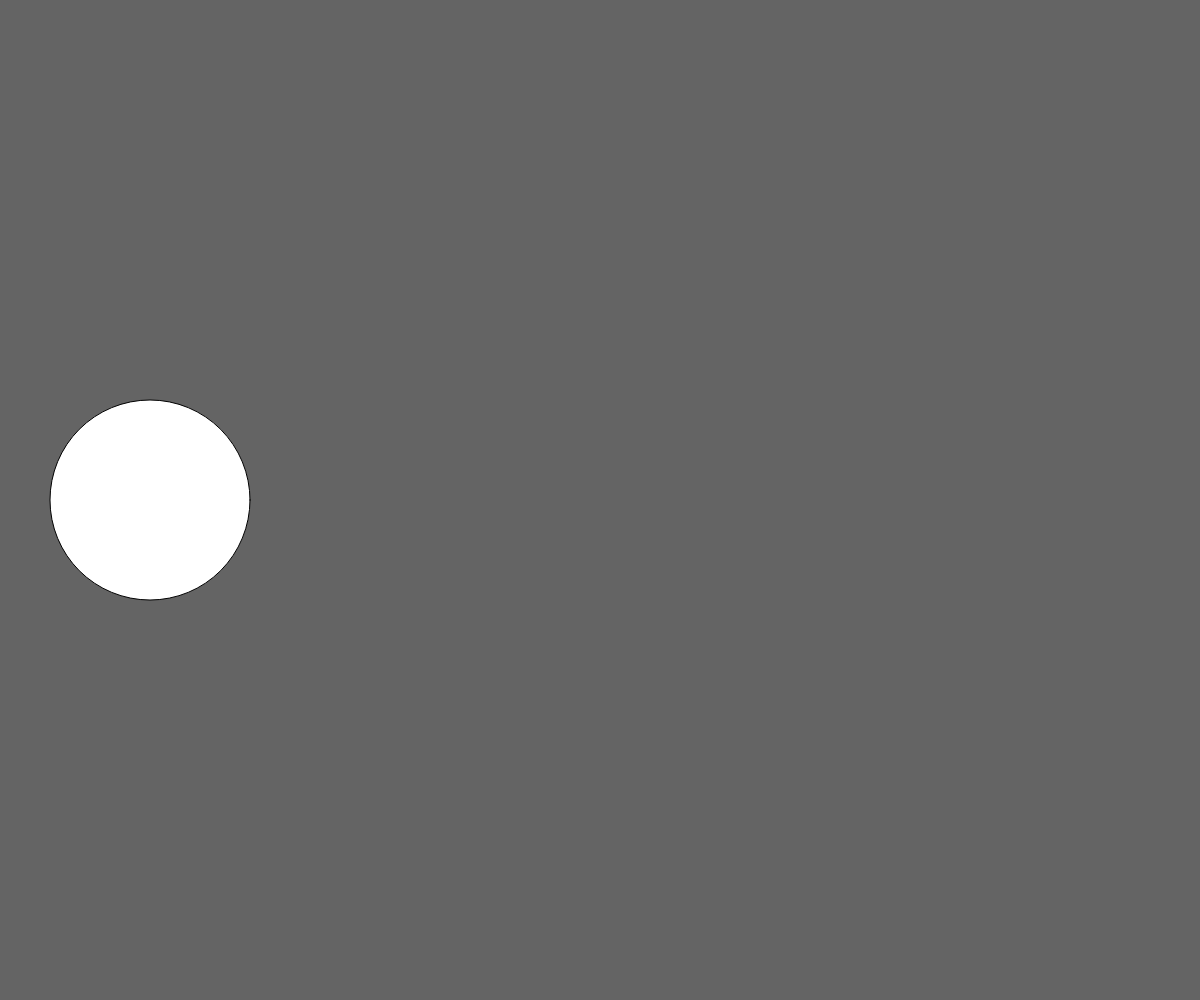
Frame 1 (no input)
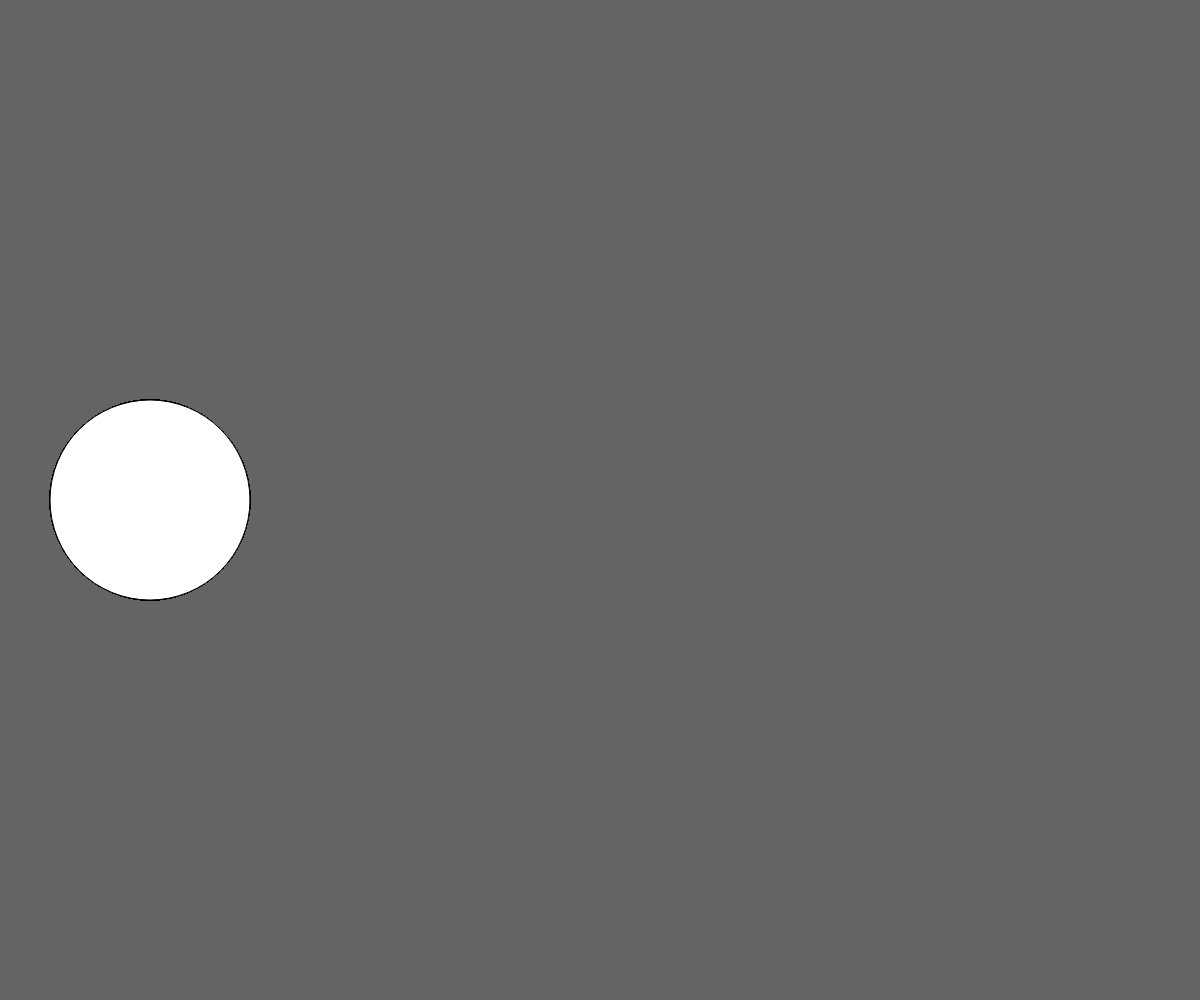
Frame 60 (no input)
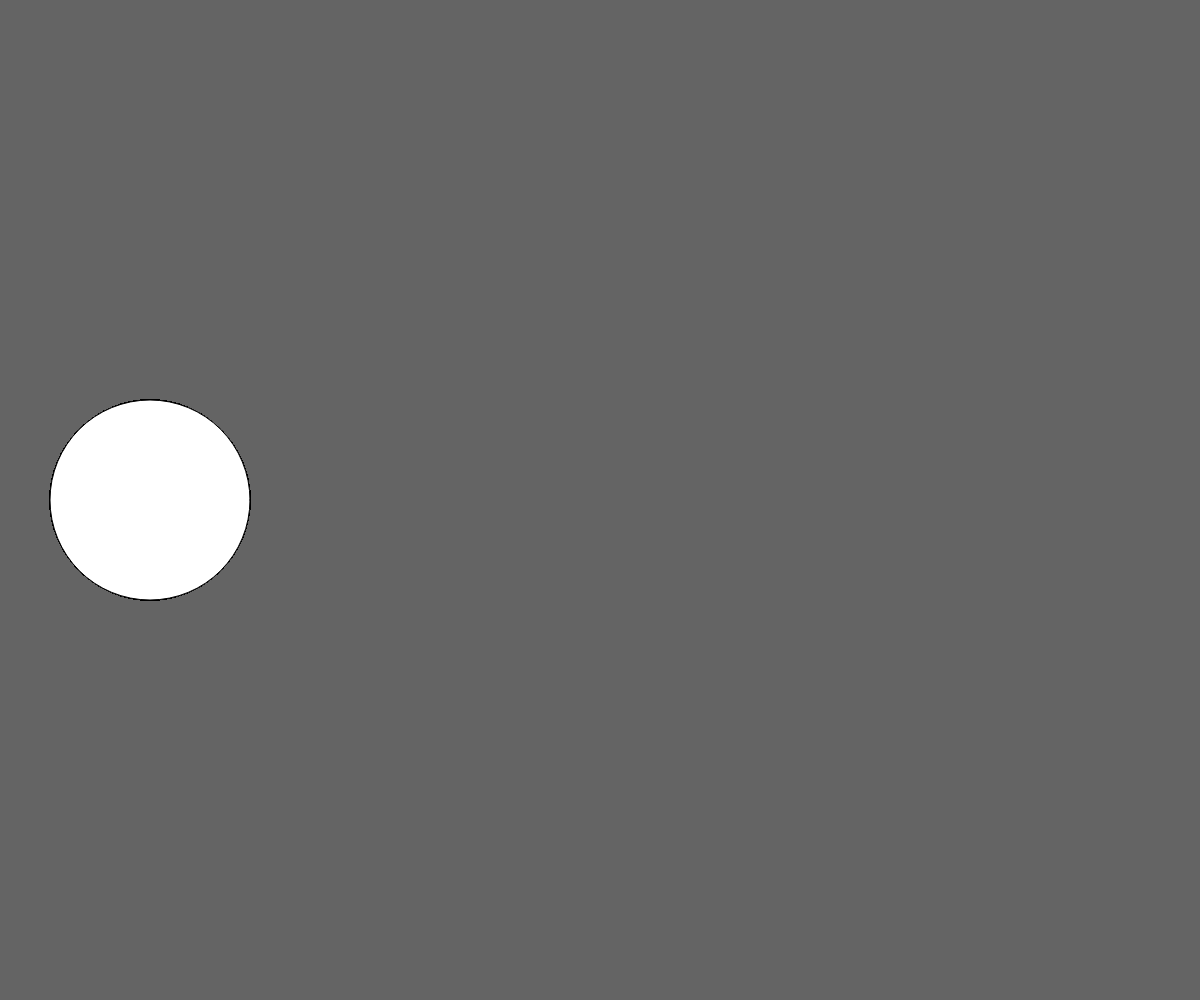
Frame 120 (the mouse pressed at the canvas centre since frame 60)

The p5.js sketch that drew these frames (run headless with seeded random() and noise() and a simulated clock; from frame 60 on, the mouse is pressed at the canvas centre):

// p5.js sketch
// ── sketch.js
function setup() {
    createCanvas(window.innerWidth, window.innerHeight)
    background(100)

}

function draw() {
    ellipse(150, height/2, 200, 200)
}
